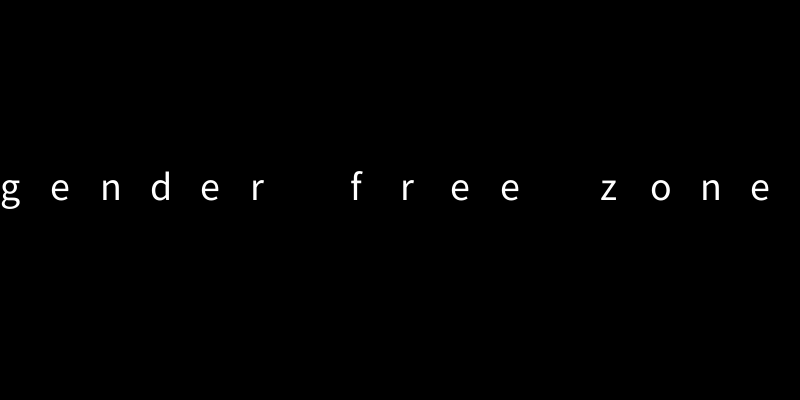
Frame 1 (no input)
Frame 60 (the mouse pressed at the canvas centre just before this capture): identical to frame 1, image omitted
Frame 120 (the mouse held since frame 60 and released just before this capture): identical to frame 1, image omitted

The Processing sketch that drew this single still picture (run headless with seeded random() and noise(); from frame 60 on, the mouse is pressed at the canvas centre):

// Processing sketch: henlo
// ── henlo.pde
char code [] = {'g', 'e', 'n', 'd', 'e', 'r', ' ', 'f', 'r', 'e', 'e', ' ', 'z', 'o', 'n', 'e'};

void setup() {
  size (800, 400);
}

void draw () {
  textSize(40);
  background(0);
  stroke(255);
  for (int i = 0; i < code.length; i++) {
    text(code[i], i *50, 200);
    // char encoded = char(int(code[i]) + 65);
    // text(encoded, i *50, 200);
  }
}
